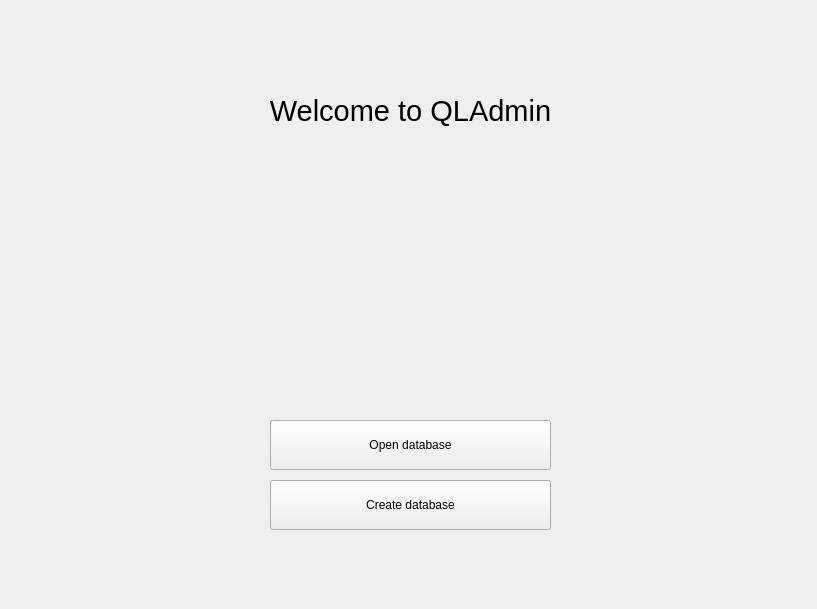
<?xml version="1.0" encoding="UTF-8"?>
<ui version="4.0">
 <class>MainWindow</class>
 <widget class="QMainWindow" name="MainWindow">
  <property name="geometry">
   <rect>
    <x>0</x>
    <y>0</y>
    <width>817</width>
    <height>609</height>
   </rect>
  </property>
  <property name="minimumSize">
   <size>
    <width>817</width>
    <height>609</height>
   </size>
  </property>
  <property name="maximumSize">
   <size>
    <width>817</width>
    <height>609</height>
   </size>
  </property>
  <property name="windowTitle">
   <string>MainWindow</string>
  </property>
  <widget class="QWidget" name="centralwidget">
   <widget class="QLabel" name="welcome_message">
    <property name="geometry">
     <rect>
      <x>0</x>
      <y>60</y>
      <width>821</width>
      <height>101</height>
     </rect>
    </property>
    <property name="font">
     <font>
      <pointsize>22</pointsize>
     </font>
    </property>
    <property name="text">
     <string>Welcome to QLAdmin</string>
    </property>
    <property name="alignment">
     <set>Qt::AlignCenter</set>
    </property>
   </widget>
   <widget class="QPushButton" name="opendb_button">
    <property name="geometry">
     <rect>
      <x>270</x>
      <y>420</y>
      <width>281</width>
      <height>50</height>
     </rect>
    </property>
    <property name="text">
     <string>Open database</string>
    </property>
   </widget>
   <widget class="QPushButton" name="createdb_button">
    <property name="geometry">
     <rect>
      <x>270</x>
      <y>480</y>
      <width>281</width>
      <height>50</height>
     </rect>
    </property>
    <property name="text">
     <string>Create database</string>
    </property>
   </widget>
  </widget>
 </widget>
 <resources/>
 <connections/>
</ui>
